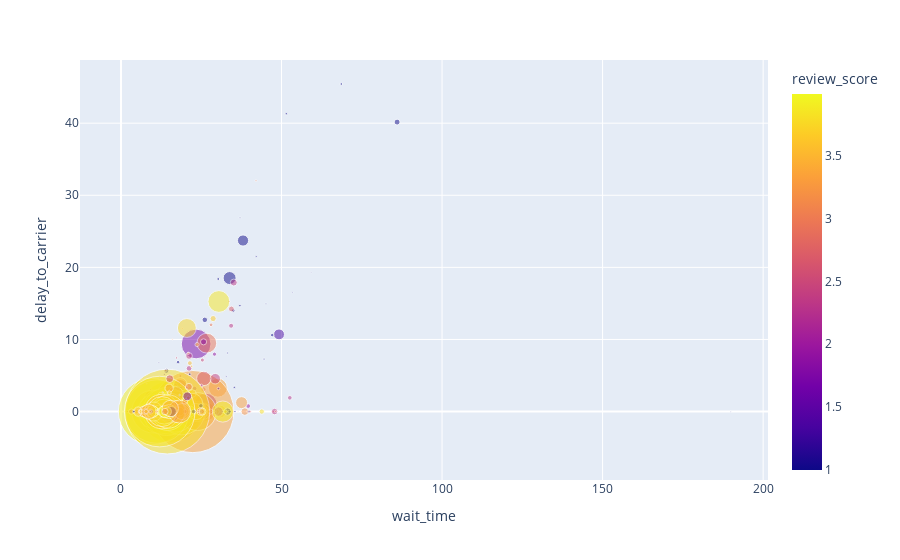

Source (notebook cell):
### Markdown cell above
💡There seems to be a group of sellers which stands out for having very low review scores! 

📊 Let's investigate graphically it:
* Using `plotly`, create a `scatterplot` of `delay_to_carrier` against `wait_time`, varying bubble size by total `sales` for that seller, and coloring by `review_score`.

### Code cell
import plotly.express as px
fig = px.scatter(data_frame = sellers[sellers['review_score'] < 4],
    x="wait_time",
    y="delay_to_carrier",
    size="sales",
    color="review_score",
    size_max = 60,
    opacity = 0.5
)
fig.show()

### Figure 1 — Plotly figure (JSON) as saved in the notebook; plotly's stock layout.template omitted (floating-point values rounded to 4 significant figures; data arrays with more than 128 entries replaced by an {"elided": "..."} marker saying what was removed)
{"data": [{"hovertemplate": "wait_time=%{x}<br>delay_to_carrier=%{y}<br>sales=%{marker.size}<br>review_score=%{marker.color}<extra></extra>", "legendgroup": "", "marker": {"color": {"elided": "981 float values"}, "coloraxis": "coloraxis", "opacity": 0.5, "size": {"elided": "981 float values"}, "sizemode": "area", "sizeref": 55.69, "symbol": "circle"}, "mode": "markers", "name": "", "orientation": "v", "showlegend": false, "type": "scatter", "x": {"elided": "981 float values"}, "xaxis": "x", "y": {"elided": "981 float values"}, "yaxis": "y"}], "layout": {"coloraxis": {"colorbar": {"title": {"text": "review_score"}}, "colorscale": [[0, "#0d0887"], [0.1111, "#46039f"], [0.2222, "#7201a8"], [0.3333, "#9c179e"], [0.4444, "#bd3786"], [0.5556, "#d8576b"], [0.6667, "#ed7953"], [0.7778, "#fb9f3a"], [0.8889, "#fdca26"], [1, "#f0f921"]]}, "legend": {"itemsizing": "constant", "tracegroupgap": 0}, "margin": {"t": 60}, "xaxis": {"anchor": "y", "domain": [0, 1], "title": {"text": "wait_time"}}, "yaxis": {"anchor": "x", "domain": [0, 1], "title": {"text": "delay_to_carrier"}}}}
